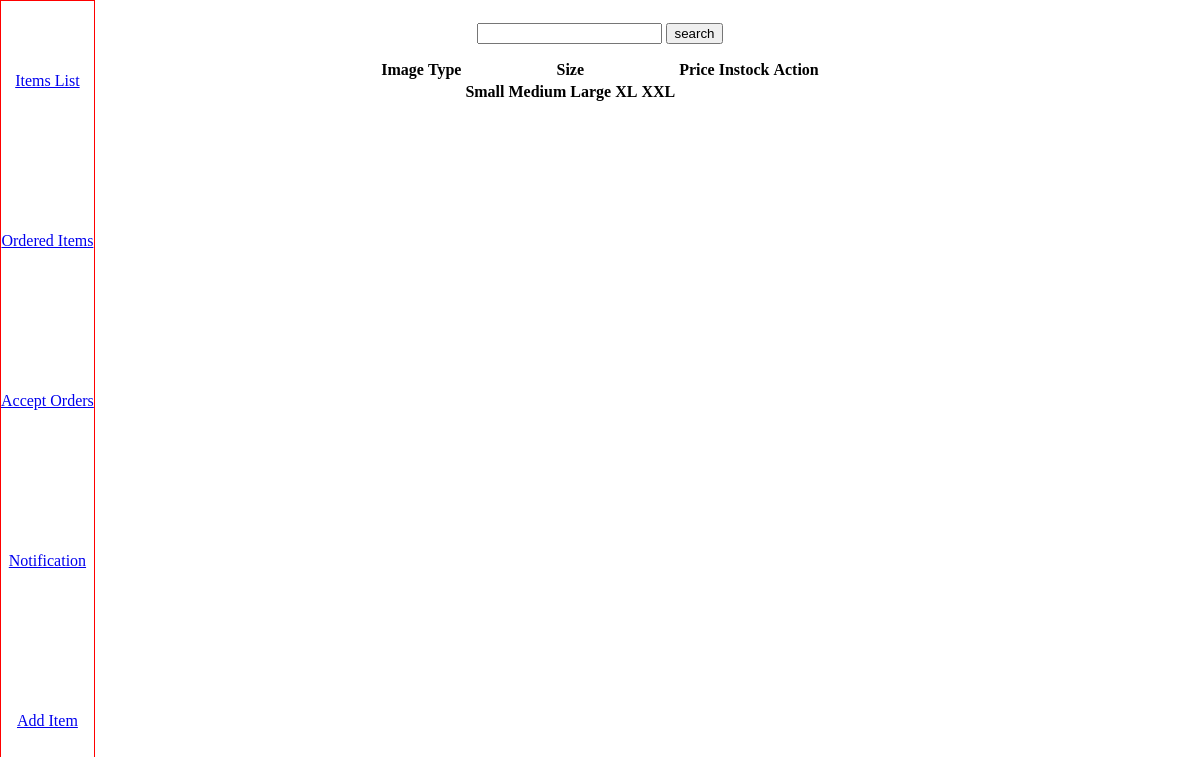
The app's page /src/admin/components/itemlist.php, older data.
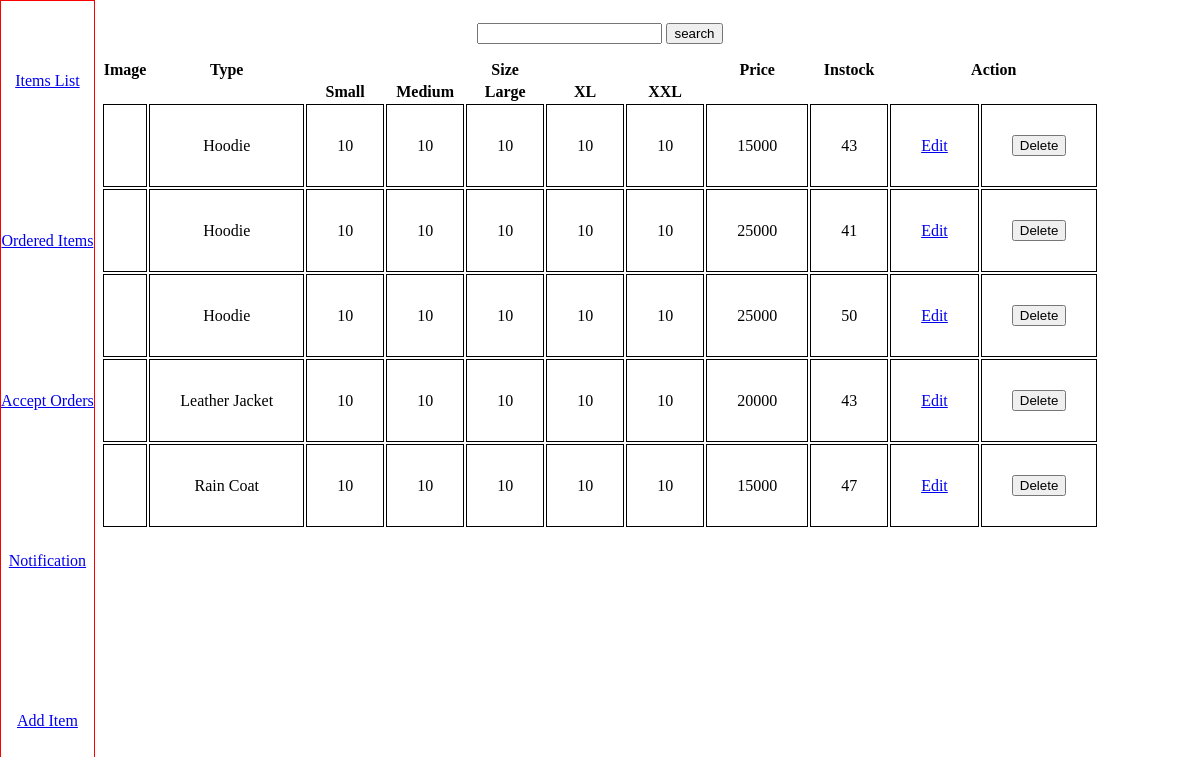
The same page, newer data.
### tables this page shows
CREATE TABLE `size` (
  `size_id` int(11) NOT NULL,
  `clo_id` int(11) NOT NULL,
  `Small` int(11) NOT NULL,
  `Medium` int(11) NOT NULL,
  `Large` int(11) NOT NULL,
  `XL` int(11) NOT NULL,
  `XXL` int(11) NOT NULL
);

CREATE TABLE `closet` (
  `clo_id` int(11) NOT NULL,
  `type` varchar(25) NOT NULL,
  `price` bigint(20) NOT NULL,
  `gender` varchar(25) NOT NULL,
  `instock` int(11) NOT NULL,
  `image` longblob NOT NULL,
  `arrDate` datetime NOT NULL DEFAULT current_timestamp()
);

### src/function/functions.php (called while the page is built, shortened)
<?php
function retriimg($clo_id){
    include("connection.php");
    $result=$con->query("SELECT *  from closet_img  where clo_id=$clo_id order by img_id ");
    if(!empty($result)&& $result->num_rows>0){
     if($row=$result->fetch_assoc()){
return $row["img"];
}
}}
?>

### src/admin/components/itemlist.php (the view, shortened to what this page needs)
<?php
include("../../function/connection.php");
include("../../function/functions.php");
?>
<!DOCTYPE html>
<html lang="en">
<head>
</head>
<body>
    <nav>
    <a href="./itemlist.php">Items List</a>
  <a href="../../components/ordered.php">Ordered Items</a>
  <a href="../../components/accept.php">Accept Orders</a>
  <a href="../../components/notification.php">Notification</a>
  <a href="../admin.php">Add Item</a>
    </nav>
    <div class="form">
    <form action="adminsearch.php" method="get">
        <input type="text" name="seaitem">
        <input type="submit" name="searchadmin" value="search">
    </form>
    </div>
    <table>
    <tr>
        <th>Image</th>
        <th>Type</th>
        <th colspan="5"> Size</th>
        <th>Price</th>
        <th>Instock</th>
        <th colspan="2">Action</th>
    </tr>
    <tr>
    <th></th>
        <th></th>
        <th>Small</th>
        <th>Medium</th>
        <th>Large</th>
        <th>XL</th>
        <th>XXL</th>
        <th></th>
        <th></th>
        <th colspan="2"></th>
    </tr>
    <?php
$result=$con->query("SELECT * FROM closet JOIN size ON closet.clo_id=size.clo_id order by type  ");
if(!empty($result)&& $result->num_rows>0){
 while($row=$result->fetch_assoc()){ ?>
<tr>
    <td style="padding: 0px;margin:0px"> <img alt="" style="height:100px;width:100pxo;" >
    </td>
    <td><?php echo $row["type"] ?></td>
    <td><?php echo $row["Small"] ?></td>
    <td><?php echo $row["Medium"] ?></td>
    <td><?php echo $row["Large"] ?></td>
    <td><?php echo $row["XL"] ?></td>
    <td><?php echo $row["XXL"] ?></td>
    <td><?php echo $row["price"] ?></td>
    <td><?php echo $row["instock"] ?></td>
    <td><a href="update.php?item_id=<?php echo $row["clo_id"] ?>">Edit</a></td>
    <td><form action="<?php htmlspecialchars($_SERVER["PHP_SELF"]) ?>" method="post">
        <input type="submit" value="Delete">
    </form></td>
</tr>
    <?php }}?>
    </table>
</body>
</html>

### src/admin/components/itemlist.php (style rules this page uses)
table>tr>th,td { text-align: center; border: 1px solid black; padding:30px; }
nav { height:100%; border: 1px solid red; position: fixed; top:0; left:0; width:auto; display: flex; align-items: center; justify-content: space-around; flex-flow: column wrap; }
body { display: flex; flex-flow: column wrap; align-items: center; justify-content: center; }
.form { display: block; width: 100%; height:50px; display: flex; align-items: center; justify-content: center; }

Row changes from the older to the newer data that the page shows:
added size: clo.type "Hoodie", Small "10", Medium "10", Large "10", XL "10", XXL "10", clo.price "15000", clo.instock "43"
added size: clo.type "Hoodie", Small "10", Medium "10", Large "10", XL "10", XXL "10", clo.price "25000", clo.instock "41"
added size: clo.type "Hoodie", Small "10", Medium "10", Large "10", XL "10", XXL "10", clo.price "25000", clo.instock "50"
added size: clo.type "Leather Jacket", Small "10", Medium "10", Large "10", XL "10", XXL "10", clo.price "20000", clo.instock "43"
added size: clo.type "Rain Coat", Small "10", Medium "10", Large "10", XL "10", XXL "10", clo.price "15000", clo.instock "47"
